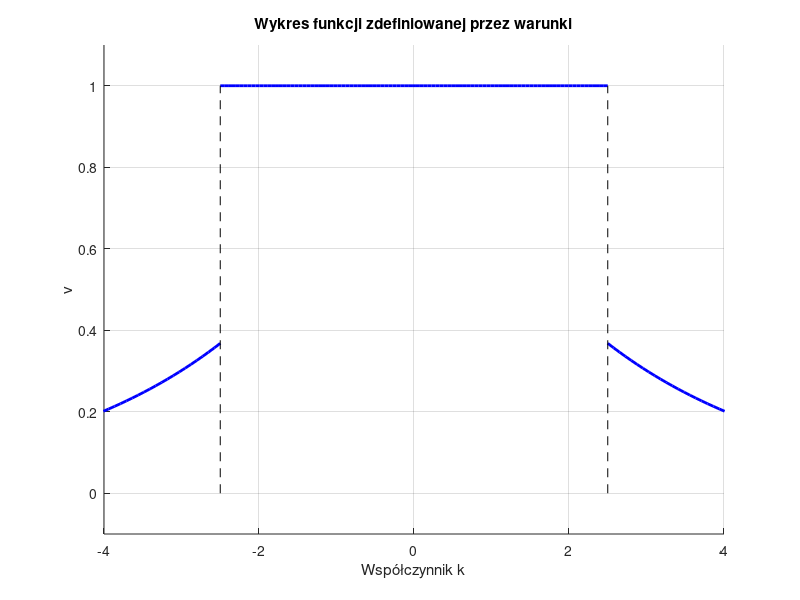

Reproduce this figure in MATLAB.
clc, clear

k = 2.5;

% Definiowanie zakresu x
x1 = linspace(-10, -k, 100);  % Zakres dla x < -k
x2 = linspace(-k, k, 100);    % Zakres dla -k < x < k
x3 = linspace(k, 10, 100);    % Zakres dla x > k

% Definiowanie funkcji y w poszczególnych zakresach
y1 = exp(-abs(x1)/k);
y2 = ones(size(x2));
y3 = exp(-abs(x3)/k);

% Rysowanie wykresu
figure;
plot(x1, y1, 'b', 'LineWidth', 2);  % x < -k
hold on;
plot(x2, y2, 'b', 'LineWidth', 2);  % -k < x < k
plot(x3, y3, 'b', 'LineWidth', 2);  % x > k

% Dodanie oznaczeń
xlabel('Współczynnik k');
ylabel('v');
title('Wykres funkcji zdefiniowanej przez warunki');

% Dodanie linii pionowej w miejscu x = -k i x = k

plot([-k, -k], [0, 1], 'k--');
plot([k, k], [0, 1], 'k--');

% Legenda
%legend('y = 0 dla x < -k i x > k', 'y = 1 dla -k < x < k', 'Location', 'Best');

% Ustawienie osi
axis([-4, 4, -0.1, 1.1]);
%axis equal;

% Wyłączenie podwójnych oznaczeń na osi Y
box off;

grid on;
% Wyłączenie trybu "hold"
hold off;